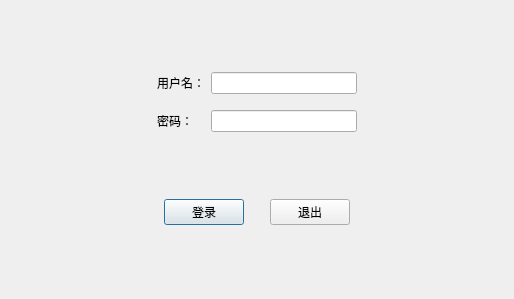
<?xml version="1.0" encoding="UTF-8"?>
<ui version="4.0">
 <class>csm_login</class>
 <widget class="QDialog" name="csm_login">
  <property name="geometry">
   <rect>
    <x>0</x>
    <y>0</y>
    <width>514</width>
    <height>299</height>
   </rect>
  </property>
  <property name="windowTitle">
   <string>Dialog</string>
  </property>
  <layout class="QVBoxLayout" name="verticalLayout">
   <item>
    <layout class="QGridLayout" name="gridLayout">
     <item row="0" column="2">
      <widget class="QLineEdit" name="name"/>
     </item>
     <item row="0" column="3">
      <spacer name="horizontalSpacer_2">
       <property name="orientation">
        <enum>Qt::Horizontal</enum>
       </property>
       <property name="sizeHint" stdset="0">
        <size>
         <width>40</width>
         <height>20</height>
        </size>
       </property>
      </spacer>
     </item>
     <item row="0" column="0">
      <spacer name="horizontalSpacer">
       <property name="orientation">
        <enum>Qt::Horizontal</enum>
       </property>
       <property name="sizeHint" stdset="0">
        <size>
         <width>40</width>
         <height>20</height>
        </size>
       </property>
      </spacer>
     </item>
     <item row="0" column="1">
      <widget class="QLabel" name="username">
       <property name="text">
        <string>用户名：</string>
       </property>
      </widget>
     </item>
     <item row="2" column="1">
      <widget class="QLabel" name="password">
       <property name="text">
        <string>密码：</string>
       </property>
      </widget>
     </item>
     <item row="2" column="2">
      <widget class="QLineEdit" name="key">
       <property name="echoMode">
        <enum>QLineEdit::Password</enum>
       </property>
      </widget>
     </item>
     <item row="1" column="1">
      <spacer name="verticalSpacer">
       <property name="orientation">
        <enum>Qt::Vertical</enum>
       </property>
       <property name="sizeType">
        <enum>QSizePolicy::Fixed</enum>
       </property>
       <property name="sizeHint" stdset="0">
        <size>
         <width>20</width>
         <height>10</height>
        </size>
       </property>
      </spacer>
     </item>
    </layout>
   </item>
   <item>
    <layout class="QHBoxLayout" name="horizontalLayout">
     <item>
      <spacer name="horizontalSpacer_3">
       <property name="orientation">
        <enum>Qt::Horizontal</enum>
       </property>
       <property name="sizeHint" stdset="0">
        <size>
         <width>40</width>
         <height>20</height>
        </size>
       </property>
      </spacer>
     </item>
     <item>
      <widget class="QPushButton" name="Loginin">
       <property name="text">
        <string>登录</string>
       </property>
       <property name="default">
        <bool>true</bool>
       </property>
      </widget>
     </item>
     <item>
      <spacer name="horizontalSpacer_5">
       <property name="orientation">
        <enum>Qt::Horizontal</enum>
       </property>
       <property name="sizeType">
        <enum>QSizePolicy::Fixed</enum>
       </property>
       <property name="sizeHint" stdset="0">
        <size>
         <width>20</width>
         <height>20</height>
        </size>
       </property>
      </spacer>
     </item>
     <item>
      <widget class="QPushButton" name="Loginin_2">
       <property name="text">
        <string>退出</string>
       </property>
      </widget>
     </item>
     <item>
      <spacer name="horizontalSpacer_4">
       <property name="orientation">
        <enum>Qt::Horizontal</enum>
       </property>
       <property name="sizeHint" stdset="0">
        <size>
         <width>40</width>
         <height>20</height>
        </size>
       </property>
      </spacer>
     </item>
    </layout>
   </item>
  </layout>
 </widget>
 <resources/>
 <connections/>
</ui>
